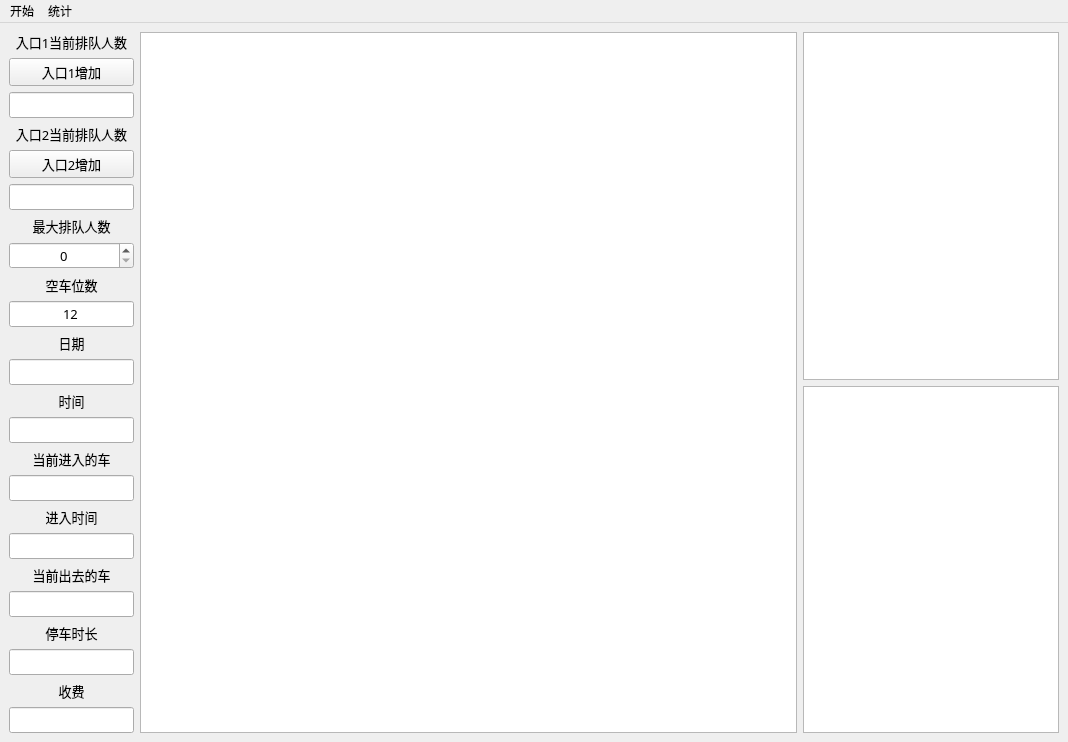
<?xml version="1.0" encoding="UTF-8"?>
<ui version="4.0">
 <class>MainWindow</class>
 <widget class="QMainWindow" name="MainWindow">
  <property name="geometry">
   <rect>
    <x>0</x>
    <y>0</y>
    <width>1068</width>
    <height>720</height>
   </rect>
  </property>
  <property name="windowTitle">
   <string>停车场管理系统 - 23301171</string>
  </property>
  <widget class="QWidget" name="centralwidget">
   <layout class="QHBoxLayout" name="horizontalLayout">
    <item>
     <layout class="QVBoxLayout" name="operationLayout">
      <item>
       <widget class="QLabel" name="entry1Label">
        <property name="sizePolicy">
         <sizepolicy hsizetype="Preferred" vsizetype="Preferred">
          <horstretch>0</horstretch>
          <verstretch>0</verstretch>
         </sizepolicy>
        </property>
        <property name="font">
         <font>
          <family>Microsoft YaHei</family>
          <pointsize>10</pointsize>
         </font>
        </property>
        <property name="text">
         <string>入口1当前排队人数</string>
        </property>
        <property name="scaledContents">
         <bool>false</bool>
        </property>
        <property name="alignment">
         <set>Qt::AlignmentFlag::AlignCenter</set>
        </property>
       </widget>
      </item>
      <item>
       <widget class="QPushButton" name="entry1AddButton">
        <property name="sizePolicy">
         <sizepolicy hsizetype="Preferred" vsizetype="Preferred">
          <horstretch>0</horstretch>
          <verstretch>0</verstretch>
         </sizepolicy>
        </property>
        <property name="font">
         <font>
          <family>Microsoft YaHei</family>
          <pointsize>10</pointsize>
         </font>
        </property>
        <property name="text">
         <string>入口1增加</string>
        </property>
       </widget>
      </item>
      <item>
       <widget class="QLineEdit" name="entry1Display">
        <property name="sizePolicy">
         <sizepolicy hsizetype="Preferred" vsizetype="Preferred">
          <horstretch>0</horstretch>
          <verstretch>0</verstretch>
         </sizepolicy>
        </property>
        <property name="font">
         <font>
          <family>Microsoft YaHei</family>
          <pointsize>10</pointsize>
         </font>
        </property>
        <property name="alignment">
         <set>Qt::AlignmentFlag::AlignCenter</set>
        </property>
        <property name="readOnly">
         <bool>true</bool>
        </property>
       </widget>
      </item>
      <item>
       <widget class="QLabel" name="entry2Label">
        <property name="sizePolicy">
         <sizepolicy hsizetype="Preferred" vsizetype="Preferred">
          <horstretch>0</horstretch>
          <verstretch>0</verstretch>
         </sizepolicy>
        </property>
        <property name="font">
         <font>
          <family>Microsoft YaHei</family>
          <pointsize>10</pointsize>
         </font>
        </property>
        <property name="text">
         <string>入口2当前排队人数</string>
        </property>
        <property name="scaledContents">
         <bool>false</bool>
        </property>
        <property name="alignment">
         <set>Qt::AlignmentFlag::AlignCenter</set>
        </property>
       </widget>
      </item>
      <item>
       <widget class="QPushButton" name="entry2AddButton">
        <property name="sizePolicy">
         <sizepolicy hsizetype="Preferred" vsizetype="Preferred">
          <horstretch>0</horstretch>
          <verstretch>0</verstretch>
         </sizepolicy>
        </property>
        <property name="font">
         <font>
          <family>Microsoft YaHei</family>
          <pointsize>10</pointsize>
         </font>
        </property>
        <property name="text">
         <string>入口2增加</string>
        </property>
       </widget>
      </item>
      <item>
       <widget class="QLineEdit" name="entry2Display">
        <property name="sizePolicy">
         <sizepolicy hsizetype="Preferred" vsizetype="Preferred">
          <horstretch>0</horstretch>
          <verstretch>0</verstretch>
         </sizepolicy>
        </property>
        <property name="font">
         <font>
          <family>Microsoft YaHei</family>
          <pointsize>10</pointsize>
         </font>
        </property>
        <property name="alignment">
         <set>Qt::AlignmentFlag::AlignCenter</set>
        </property>
        <property name="readOnly">
         <bool>true</bool>
        </property>
       </widget>
      </item>
      <item>
       <widget class="QLabel" name="label_8">
        <property name="sizePolicy">
         <sizepolicy hsizetype="Preferred" vsizetype="Preferred">
          <horstretch>0</horstretch>
          <verstretch>0</verstretch>
         </sizepolicy>
        </property>
        <property name="font">
         <font>
          <family>Microsoft YaHei</family>
          <pointsize>10</pointsize>
         </font>
        </property>
        <property name="text">
         <string>最大排队人数</string>
        </property>
        <property name="alignment">
         <set>Qt::AlignmentFlag::AlignCenter</set>
        </property>
       </widget>
      </item>
      <item>
       <widget class="QSpinBox" name="spinBox">
        <property name="sizePolicy">
         <sizepolicy hsizetype="Preferred" vsizetype="Preferred">
          <horstretch>0</horstretch>
          <verstretch>0</verstretch>
         </sizepolicy>
        </property>
        <property name="font">
         <font>
          <family>Microsoft YaHei</family>
          <pointsize>10</pointsize>
         </font>
        </property>
        <property name="alignment">
         <set>Qt::AlignmentFlag::AlignCenter</set>
        </property>
       </widget>
      </item>
      <item>
       <widget class="QLabel" name="label_9">
        <property name="sizePolicy">
         <sizepolicy hsizetype="Preferred" vsizetype="Preferred">
          <horstretch>0</horstretch>
          <verstretch>0</verstretch>
         </sizepolicy>
        </property>
        <property name="font">
         <font>
          <family>Microsoft YaHei</family>
          <pointsize>10</pointsize>
         </font>
        </property>
        <property name="text">
         <string>空车位数</string>
        </property>
        <property name="alignment">
         <set>Qt::AlignmentFlag::AlignCenter</set>
        </property>
       </widget>
      </item>
      <item>
       <widget class="QLineEdit" name="lineEmptySlots">
        <property name="sizePolicy">
         <sizepolicy hsizetype="Preferred" vsizetype="Preferred">
          <horstretch>0</horstretch>
          <verstretch>0</verstretch>
         </sizepolicy>
        </property>
        <property name="font">
         <font>
          <family>Microsoft YaHei</family>
          <pointsize>10</pointsize>
         </font>
        </property>
        <property name="text">
         <string>12</string>
        </property>
        <property name="alignment">
         <set>Qt::AlignmentFlag::AlignCenter</set>
        </property>
        <property name="readOnly">
         <bool>true</bool>
        </property>
       </widget>
      </item>
      <item>
       <widget class="QLabel" name="label">
        <property name="sizePolicy">
         <sizepolicy hsizetype="Preferred" vsizetype="Preferred">
          <horstretch>0</horstretch>
          <verstretch>0</verstretch>
         </sizepolicy>
        </property>
        <property name="font">
         <font>
          <family>Microsoft YaHei</family>
          <pointsize>10</pointsize>
         </font>
        </property>
        <property name="text">
         <string>日期</string>
        </property>
        <property name="alignment">
         <set>Qt::AlignmentFlag::AlignCenter</set>
        </property>
       </widget>
      </item>
      <item>
       <widget class="QLineEdit" name="lineDate">
        <property name="sizePolicy">
         <sizepolicy hsizetype="Preferred" vsizetype="Preferred">
          <horstretch>0</horstretch>
          <verstretch>0</verstretch>
         </sizepolicy>
        </property>
        <property name="font">
         <font>
          <family>Microsoft YaHei</family>
          <pointsize>10</pointsize>
         </font>
        </property>
        <property name="alignment">
         <set>Qt::AlignmentFlag::AlignCenter</set>
        </property>
        <property name="readOnly">
         <bool>true</bool>
        </property>
       </widget>
      </item>
      <item>
       <widget class="QLabel" name="label_2">
        <property name="sizePolicy">
         <sizepolicy hsizetype="Preferred" vsizetype="Preferred">
          <horstretch>0</horstretch>
          <verstretch>0</verstretch>
         </sizepolicy>
        </property>
        <property name="font">
         <font>
          <family>Microsoft YaHei</family>
          <pointsize>10</pointsize>
         </font>
        </property>
        <property name="text">
         <string>时间</string>
        </property>
        <property name="alignment">
         <set>Qt::AlignmentFlag::AlignCenter</set>
        </property>
       </widget>
      </item>
      <item>
       <widget class="QLineEdit" name="lineTime">
        <property name="sizePolicy">
         <sizepolicy hsizetype="Preferred" vsizetype="Preferred">
          <horstretch>0</horstretch>
          <verstretch>0</verstretch>
         </sizepolicy>
        </property>
        <property name="font">
         <font>
          <family>Microsoft YaHei</family>
          <pointsize>10</pointsize>
         </font>
        </property>
        <property name="alignment">
         <set>Qt::AlignmentFlag::AlignCenter</set>
        </property>
        <property name="readOnly">
         <bool>true</bool>
        </property>
       </widget>
      </item>
      <item>
       <widget class="QLabel" name="label_6">
        <property name="font">
         <font>
          <family>Microsoft YaHei</family>
          <pointsize>10</pointsize>
         </font>
        </property>
        <property name="text">
         <string>当前进入的车</string>
        </property>
        <property name="alignment">
         <set>Qt::AlignmentFlag::AlignCenter</set>
        </property>
       </widget>
      </item>
      <item>
       <widget class="QLineEdit" name="lineEntryName">
        <property name="sizePolicy">
         <sizepolicy hsizetype="Preferred" vsizetype="Preferred">
          <horstretch>0</horstretch>
          <verstretch>0</verstretch>
         </sizepolicy>
        </property>
        <property name="font">
         <font>
          <family>Microsoft YaHei</family>
          <pointsize>10</pointsize>
         </font>
        </property>
        <property name="alignment">
         <set>Qt::AlignmentFlag::AlignCenter</set>
        </property>
       </widget>
      </item>
      <item>
       <widget class="QLabel" name="label_7">
        <property name="font">
         <font>
          <family>Microsoft YaHei</family>
          <pointsize>10</pointsize>
         </font>
        </property>
        <property name="text">
         <string>进入时间</string>
        </property>
        <property name="alignment">
         <set>Qt::AlignmentFlag::AlignCenter</set>
        </property>
       </widget>
      </item>
      <item>
       <widget class="QLineEdit" name="lineEntryTime">
        <property name="sizePolicy">
         <sizepolicy hsizetype="Preferred" vsizetype="Preferred">
          <horstretch>0</horstretch>
          <verstretch>0</verstretch>
         </sizepolicy>
        </property>
        <property name="font">
         <font>
          <family>Microsoft YaHei</family>
          <pointsize>10</pointsize>
         </font>
        </property>
        <property name="alignment">
         <set>Qt::AlignmentFlag::AlignCenter</set>
        </property>
       </widget>
      </item>
      <item>
       <widget class="QLabel" name="label_3">
        <property name="sizePolicy">
         <sizepolicy hsizetype="Preferred" vsizetype="Preferred">
          <horstretch>0</horstretch>
          <verstretch>0</verstretch>
         </sizepolicy>
        </property>
        <property name="font">
         <font>
          <family>Microsoft YaHei</family>
          <pointsize>10</pointsize>
         </font>
        </property>
        <property name="text">
         <string>当前出去的车</string>
        </property>
        <property name="alignment">
         <set>Qt::AlignmentFlag::AlignCenter</set>
        </property>
       </widget>
      </item>
      <item>
       <widget class="QLineEdit" name="lineOutCar">
        <property name="sizePolicy">
         <sizepolicy hsizetype="Preferred" vsizetype="Preferred">
          <horstretch>0</horstretch>
          <verstretch>0</verstretch>
         </sizepolicy>
        </property>
        <property name="font">
         <font>
          <family>Microsoft YaHei</family>
          <pointsize>10</pointsize>
         </font>
        </property>
        <property name="alignment">
         <set>Qt::AlignmentFlag::AlignCenter</set>
        </property>
        <property name="readOnly">
         <bool>true</bool>
        </property>
       </widget>
      </item>
      <item>
       <widget class="QLabel" name="label_4">
        <property name="sizePolicy">
         <sizepolicy hsizetype="Preferred" vsizetype="Preferred">
          <horstretch>0</horstretch>
          <verstretch>0</verstretch>
         </sizepolicy>
        </property>
        <property name="font">
         <font>
          <family>Microsoft YaHei</family>
          <pointsize>10</pointsize>
         </font>
        </property>
        <property name="text">
         <string>停车时长</string>
        </property>
        <property name="alignment">
         <set>Qt::AlignmentFlag::AlignCenter</set>
        </property>
       </widget>
      </item>
      <item>
       <widget class="QLineEdit" name="lineParkTime">
        <property name="sizePolicy">
         <sizepolicy hsizetype="Preferred" vsizetype="Preferred">
          <horstretch>0</horstretch>
          <verstretch>0</verstretch>
         </sizepolicy>
        </property>
        <property name="font">
         <font>
          <family>Microsoft YaHei</family>
          <pointsize>10</pointsize>
         </font>
        </property>
        <property name="alignment">
         <set>Qt::AlignmentFlag::AlignCenter</set>
        </property>
        <property name="readOnly">
         <bool>true</bool>
        </property>
       </widget>
      </item>
      <item>
       <widget class="QLabel" name="label_5">
        <property name="sizePolicy">
         <sizepolicy hsizetype="Preferred" vsizetype="Preferred">
          <horstretch>0</horstretch>
          <verstretch>0</verstretch>
         </sizepolicy>
        </property>
        <property name="font">
         <font>
          <family>Microsoft YaHei</family>
          <pointsize>10</pointsize>
         </font>
        </property>
        <property name="text">
         <string>收费</string>
        </property>
        <property name="alignment">
         <set>Qt::AlignmentFlag::AlignCenter</set>
        </property>
       </widget>
      </item>
      <item>
       <widget class="QLineEdit" name="lineFee">
        <property name="sizePolicy">
         <sizepolicy hsizetype="Preferred" vsizetype="Preferred">
          <horstretch>0</horstretch>
          <verstretch>0</verstretch>
         </sizepolicy>
        </property>
        <property name="font">
         <font>
          <family>Microsoft YaHei</family>
          <pointsize>10</pointsize>
         </font>
        </property>
        <property name="alignment">
         <set>Qt::AlignmentFlag::AlignCenter</set>
        </property>
        <property name="readOnly">
         <bool>true</bool>
        </property>
       </widget>
      </item>
     </layout>
    </item>
    <item>
     <widget class="QGraphicsView" name="parkView">
      <property name="sizePolicy">
       <sizepolicy hsizetype="Expanding" vsizetype="Expanding">
        <horstretch>0</horstretch>
        <verstretch>0</verstretch>
       </sizepolicy>
      </property>
      <property name="font">
       <font>
        <family>Microsoft YaHei</family>
       </font>
      </property>
      <property name="focusPolicy">
       <enum>Qt::FocusPolicy::TabFocus</enum>
      </property>
     </widget>
    </item>
    <item>
     <layout class="QVBoxLayout" name="parkMsgLayout">
      <item>
       <widget class="QTextEdit" name="entryMsgArea">
        <property name="sizePolicy">
         <sizepolicy hsizetype="Preferred" vsizetype="Preferred">
          <horstretch>0</horstretch>
          <verstretch>0</verstretch>
         </sizepolicy>
        </property>
        <property name="font">
         <font>
          <family>Microsoft YaHei</family>
         </font>
        </property>
        <property name="readOnly">
         <bool>true</bool>
        </property>
       </widget>
      </item>
      <item>
       <widget class="QTextEdit" name="exitMsgArea">
        <property name="sizePolicy">
         <sizepolicy hsizetype="Preferred" vsizetype="Preferred">
          <horstretch>0</horstretch>
          <verstretch>0</verstretch>
         </sizepolicy>
        </property>
        <property name="font">
         <font>
          <family>Microsoft YaHei</family>
         </font>
        </property>
        <property name="readOnly">
         <bool>true</bool>
        </property>
       </widget>
      </item>
     </layout>
    </item>
   </layout>
  </widget>
  <widget class="QMenuBar" name="menubar">
   <property name="geometry">
    <rect>
     <x>0</x>
     <y>0</y>
     <width>1068</width>
     <height>33</height>
    </rect>
   </property>
   <widget class="QMenu" name="startMenu">
    <property name="title">
     <string>开始</string>
    </property>
    <addaction name="startAction"/>
    <addaction name="stopAction"/>
   </widget>
   <widget class="QMenu" name="filesMenu">
    <property name="title">
     <string>统计</string>
    </property>
    <addaction name="feeAction"/>
    <addaction name="historyFeeAction"/>
   </widget>
   <addaction name="startMenu"/>
   <addaction name="filesMenu"/>
  </widget>
  <action name="startAction">
   <property name="text">
    <string>开始模拟</string>
   </property>
  </action>
  <action name="stopAction">
   <property name="text">
    <string>终止模拟</string>
   </property>
  </action>
  <action name="feeAction">
   <property name="text">
    <string>收费饼图</string>
   </property>
  </action>
  <action name="historyFeeAction">
   <property name="text">
    <string>历史收费饼图</string>
   </property>
  </action>
 </widget>
 <resources/>
 <connections/>
</ui>
